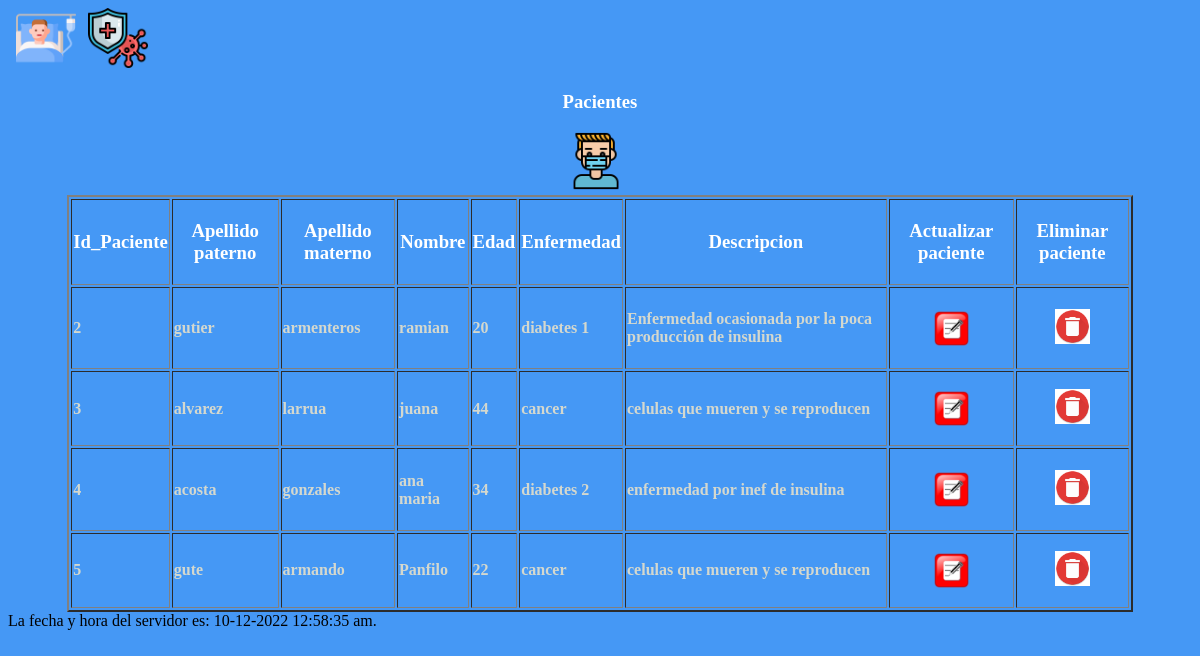
Page /ejecutables/lista_Pacientes.php on the committed database.
### tables this page shows
CREATE TABLE `pacientes` (
  `id_paciente` int(11) NOT NULL,
  `apellido_paterno` varchar(50) NOT NULL,
  `apellido_materno` varchar(50) NOT NULL,
  `nombre` varchar(75) NOT NULL,
  `edad` int(3) NOT NULL,
  `id_enfermedad` int(11) NOT NULL
);

CREATE TABLE `enfermedades` (
  `id_enfermedad` int(11) NOT NULL,
  `nombre_enfermedad` varchar(250) NOT NULL,
  `descripcion` text NOT NULL
);

### ejecutables/lista_Pacientes.php (the view, shortened to what this page needs)
<?php
include_once 'header.php';
$con = new Conexion;
$conectar = $con->con();
$consulta = $conectar->query("SELECT * FROM pacientes INNER JOIN enfermedades ON pacientes.id_enfermedad = enfermedades.id_enfermedad ORDER BY id_paciente");
?>
	<br>
	<h3 align="center">Pacientes</h3>
	<div align="center" class="div">
    	<div>
			<a title="Crear pacientes" href="prealta_Pacientes.php"><img src="../img/proteccion.png" alt="Crear pacientes" width="60" height="60" /></a>&nbsp;&nbsp;
		</div>
    <table width="90%" border="2">
		<thead>
			<tr>
				<th ><h3>Id_Paciente</h3></th>
				<th ><h3>Apellido paterno</h3></th>
				<th ><h3>Apellido materno</h3></th>
				<th ><h3>Nombre</h3></th>
				<th ><h3>Edad</h3></th>
				<th ><h3>Enfermedad</h3></th>
                <th ><h3>Descripcion</h3></th>
                <th ><h3>Actualizar paciente</h3></th>
                <th ><h3>Eliminar paciente</h3></th>
			</tr>
		</thead>
		<tbody>
			<?php
			while ($dato = mysqli_fetch_array($consulta)) {
			?>
			<tr>
				<td><h4><?php echo $dato['id_paciente'];?></h4></td>
				<td><h4><?php echo $dato['apellido_paterno'];?></h4></td>
				<td><h4><?php echo $dato['apellido_materno'];?></h4></td>
				<td><h4><?php echo $dato['nombre'];?></h4></td>
				<td><h4><?php echo $dato['edad'];?></h4></td>
				<td><h4><?php echo $dato['nombre_enfermedad'];?></h4></td>
				<td><h4><?php echo $dato['descripcion'];?></h4></td>
				<td><a href="cambios.php?id_getpaciente=<?php echo $dato['id_paciente'];?>"> <p align="center"><img align=center width="35" height="35" src="../img/editar.png"/>  </p></a></td>
	            <td><a href="bajas.php?id_getpaciente=<?php echo $dato['id_paciente'];?>">  <p align="center"><img width="35" height="35" src="../img/borrar.png"/></p></a></td>
	  <?php }?>
            </tr>
		</tbody>
	</table>
	</div>
<?php
include_once 'footer.php';?>

### ejecutables/header.php (shortened to what this page needs)
<!DOCTYPE html>
<html lang="en">
  <head>
    <link href="../css/style.css" media="screen" rel="stylesheet">
	<a title="Pacientes" href="lista_Pacientes.php"><img src="../img/hospitalizacion.png" alt="Pacientes" width="60" height="60" /></a>&nbsp;&nbsp;
	<a title="Enfermedades" href="lista_Enfermedades.php"><img src="../img/prevencion.png" alt="Enfermedades" width="60" height="60" /></a>
  </head>
  <body>

### ejecutables/footer.php
<footer><?php
$fecha = date('m-d-Y h:i:s a', time());
echo "La fecha y hora del servidor es: $fecha.";
?>
</footer>
</body>
</html>

### css/style.css (style rules this page uses)
h3 { color: #fff; }
h4 { color: #D4D8CE; }
div { margin: 0; }
body { background-color: #4598F5; }

### rows in the picture
pacientes: id_paciente "2", apellido_paterno "gutier", apellido_materno "armenteros", nombre "ramian", edad "20", id_enfermedad.nombre_enfermedad "diabetes 1", id_enfermedad.descripcion "Enfermedad ocasionada por la poca producción de insulina"
pacientes: id_paciente "3", apellido_paterno "alvarez", apellido_materno "larrua", nombre "juana", edad "44", id_enfermedad.nombre_enfermedad "cancer", id_enfermedad.descripcion "celulas que mueren y se reproducen"
pacientes: id_paciente "4", apellido_paterno "acosta", apellido_materno "gonzales", nombre "ana maria", edad "34", id_enfermedad.nombre_enfermedad "diabetes 2", id_enfermedad.descripcion "enfermedad por inef de insulina"
pacientes: id_paciente "5", apellido_paterno "gute", apellido_materno "armando", nombre "Panfilo", edad "22", id_enfermedad.nombre_enfermedad "cancer", id_enfermedad.descripcion "celulas que mueren y se reproducen"
